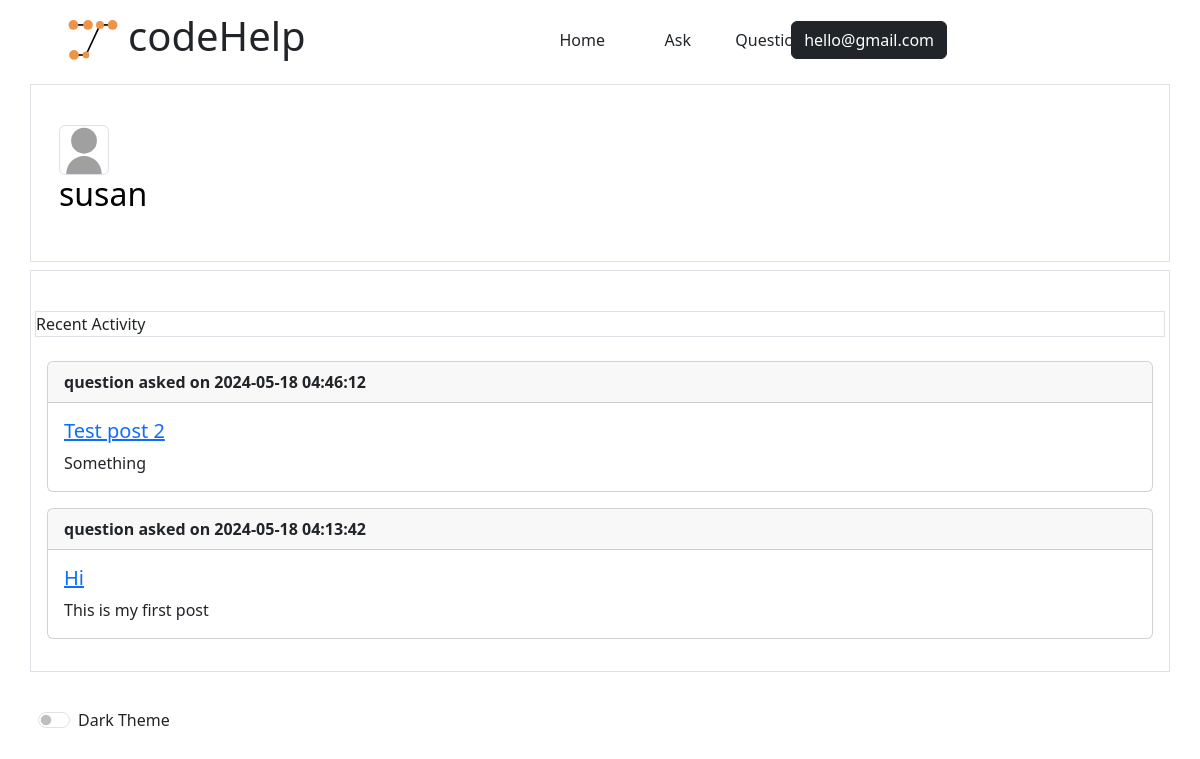
/profile/1 (signed in), run on the app's committed database.
### app/models.py (models this page shows, shortened)
class User(UserMixin, db.Model):
    id: so.Mapped[int] = so.mapped_column(primary_key=True)
    username: so.Mapped[str] = so.mapped_column(sa.String(64), index=True,
                                                unique=True)
    email: so.Mapped[str] = so.mapped_column(sa.String(120), index=True,
                                             unique=True)
    password_hash: so.Mapped[Optional[str]] = so.mapped_column(sa.String(256))
    posts: so.WriteOnlyMapped['Post'] = so.relationship(
        back_populates='author')
    comments: so.WriteOnlyMapped['Comment'] = so.relationship(
        back_populates='author')

class Post(db.Model):
    id: so.Mapped[int] = so.mapped_column(primary_key=True)
    title: so.Mapped[str] = so.mapped_column(sa.String(140))
    body: so.Mapped[str] = so.mapped_column(sa.String(256))
    timestamp: so.Mapped[datetime] = so.mapped_column(
        index=True, default=lambda: datetime.now(timezone.utc).replace(microsecond=0))
    user_id: so.Mapped[int] = so.mapped_column(sa.ForeignKey(User.id),
                                               index=True)
    author: so.Mapped[User] = so.relationship(back_populates='posts')
    comments: so.WriteOnlyMapped['Comment'] = so.relationship(
        back_populates='post')

### app/routes.py (the view)
@app.route('/profile/<int:user_id>')
def profile(user_id):
    posts = Post.query.filter_by(user_id=user_id).order_by(desc(Post.timestamp)).all()
    user = User.query.get_or_404(user_id)
    return render_template('profilePage.html', posts=posts, user=user)

### app/models.py (called while the page is built)
@login.user_loader
def load_user(id):
    return db.session.get(User, int(id))

### app/templates/profilePage.html (shortened to what this page needs)
{% extends "base.html" %}
{% block content %}
<div class="container p-4 my-2 border">
    <div class="row">
        <div class="col-md-3 p-3 text-black">
            <img src="{{ url_for('static', filename='profile_pic.svg') }}" alt="Profile Picture" class="border rounded" style="width: 50px;">
            <h2>{{ user.username }}</h2></div>
        </div>
    </div>
</div>
<div class="container p-3 my-2 border">
    <div class="row border my-4">Recent Activity</div>
    {% for post in posts %}
    <div class="card mb-3">
        <div class="card-header">
            <strong>question asked on {{post.timestamp}}</strong>
        </div>
        <div class="card-body">
            <h5 class="card-title"><a href="{{ url_for('postDetails', post_id=post.id) }}">{{ post.title }}</a></h5>
            <p class="card-text">{{ post.body }}</p>
        </div>
    </div>
    {% endfor %}
</div>
{% endblock %}

### app/templates/base.html (shortened to what this page needs)
<!DOCTYPE html>
<html>
<head>
	<link href="https://cdn.jsdelivr.net/npm/bootstrap@5.3.3/dist/css/bootstrap.min.css" rel="stylesheet">
    <link href="{{ url_for('static', filename='codeHelp.css') }}" rel="stylesheet">
</head>
<body>
    <div class="container p-2 my-1" style="margin-right: 0;">
        <div class="row">
            <div class="col-md-5 d-flex">
                <img src="{{ url_for('static', filename='logo.svg') }}" alt="" style="width: 50px; margin-right: 10px;">
                <h1>codeHelp</h1>
            </div>
            <div class="col-md-1 d-flex align-items-center justify-content-center">
                <a href="{{ url_for('index') }}" type="button" class="btn btn-home">Home</a>
            </div>
            <div class="col-md-1 d-flex align-items-center justify-content-center">
                <a href="{{ url_for('newPost') }}" class="btn btn-ask">Ask</a>
            </div>
            <div class="col-md-1 d-flex align-items-center justify-content-center">
                <a href="{{ url_for('viewPosts') }}" class="btn btn-ask">Questions</a>
            </div>
            <div class="col-md-1 d-flex align-items-center justify-content-center">
                {% if current_user.is_anonymous %}
                <a href="{{ url_for('login') }}" type="button" class="btn btn2 btn-login btn-dark rounded">Login</a>
                {% else %}
                <a onclick="profMenuToggle()" type="button" class="btn btn2 btn-login btn-dark rounded">{{ current_user.username }}</a>
                {% endif %}
            </div>
        </div>
    </div>
    <div id="content">
        {% block content %}{% endblock %}
    <footer class="footer mt-auto py-3">
        <div class="container p-2 my-1">
            <div class="form-check form-switch">
                <input class="form-check-input" type="checkbox" id="themeToggle" value="light">
                <label class="form-check-label" for="themeToggle">Dark Theme</label>
            </div>
        </div>
    </footer>
</body>
</html>

### app/static/codeHelp.css (style rules this page uses)
body { background-color: #ffffff; color: #212529; }

### data on the page
User: username "hello@gmail.com"
User: username "susan"
Post: timestamp "2024-05-18 04:46:12", title "Test post 2", body "Something"
Post: timestamp "2024-05-18 04:13:42", title "Hi", body "This is my first post"
